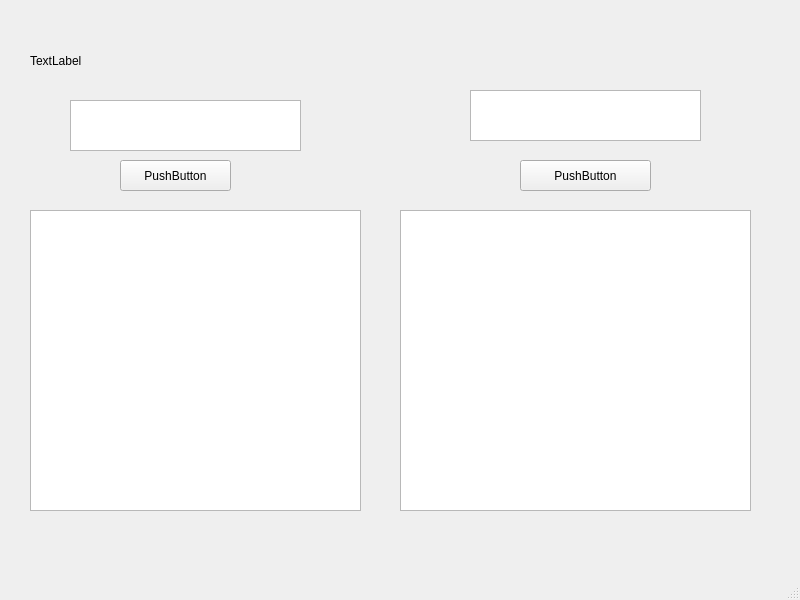
<?xml version="1.0" encoding="UTF-8"?>
<ui version="4.0">
 <class>MainWindow</class>
 <widget class="QMainWindow" name="MainWindow">
  <property name="geometry">
   <rect>
    <x>0</x>
    <y>0</y>
    <width>800</width>
    <height>600</height>
   </rect>
  </property>
  <property name="windowTitle">
   <string>MainWindow</string>
  </property>
  <widget class="QWidget" name="centralwidget">
   <widget class="QTextEdit" name="textEdit">
    <property name="geometry">
     <rect>
      <x>70</x>
      <y>100</y>
      <width>231</width>
      <height>51</height>
     </rect>
    </property>
   </widget>
   <widget class="QLabel" name="label">
    <property name="geometry">
     <rect>
      <x>30</x>
      <y>50</y>
      <width>85</width>
      <height>22</height>
     </rect>
    </property>
    <property name="text">
     <string>TextLabel</string>
    </property>
   </widget>
   <widget class="QPushButton" name="button">
    <property name="geometry">
     <rect>
      <x>120</x>
      <y>160</y>
      <width>111</width>
      <height>31</height>
     </rect>
    </property>
    <property name="text">
     <string>PushButton</string>
    </property>
   </widget>
   <widget class="QTextEdit" name="textEdit_2">
    <property name="geometry">
     <rect>
      <x>30</x>
      <y>210</y>
      <width>331</width>
      <height>301</height>
     </rect>
    </property>
   </widget>
   <widget class="QTextEdit" name="textEdit_3">
    <property name="geometry">
     <rect>
      <x>470</x>
      <y>90</y>
      <width>231</width>
      <height>51</height>
     </rect>
    </property>
   </widget>
   <widget class="QPushButton" name="pushButton">
    <property name="geometry">
     <rect>
      <x>520</x>
      <y>160</y>
      <width>131</width>
      <height>31</height>
     </rect>
    </property>
    <property name="text">
     <string>PushButton</string>
    </property>
   </widget>
   <widget class="QTextEdit" name="textEdit_4">
    <property name="geometry">
     <rect>
      <x>400</x>
      <y>210</y>
      <width>351</width>
      <height>301</height>
     </rect>
    </property>
   </widget>
  </widget>
  <widget class="QMenuBar" name="menubar">
   <property name="geometry">
    <rect>
     <x>0</x>
     <y>0</y>
     <width>800</width>
     <height>27</height>
    </rect>
   </property>
  </widget>
  <widget class="QStatusBar" name="statusbar"/>
 </widget>
 <resources/>
 <connections/>
</ui>
